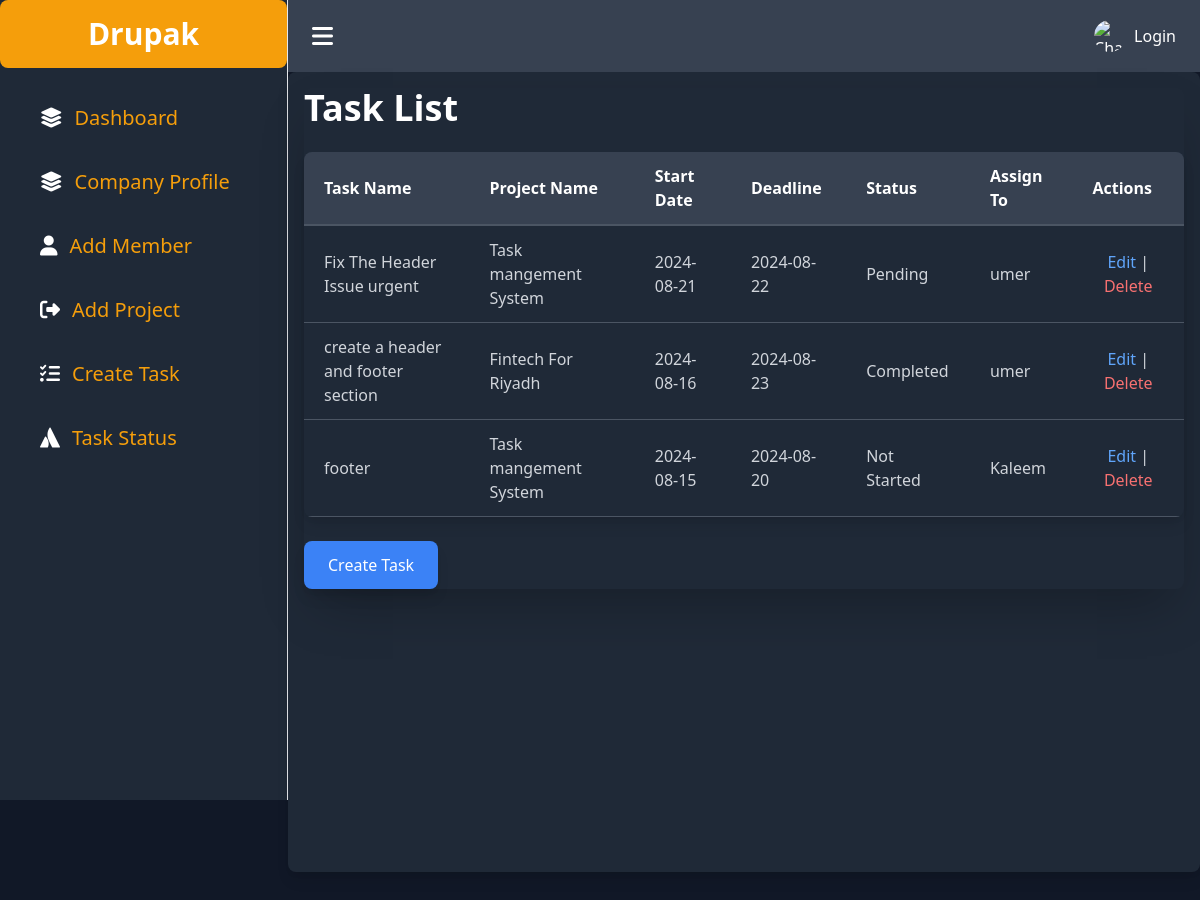
The page /companies.php?page=createtask&comp_id=1 on the database its author committed.
### tables this page shows
CREATE TABLE `company_profile` (
  `com_id` int(100) NOT NULL,
  `com_name` varchar(100) NOT NULL,
  `com_email` varchar(100) NOT NULL,
  `comp_desc` text NOT NULL,
  `contact` bigint(100) NOT NULL,
  `comp_address` varchar(250) NOT NULL,
  `created_on` bigint(250) NOT NULL,
  `uid` int(100) NOT NULL
);

CREATE TABLE `create_task` (
  `cat_task_id` int(100) NOT NULL,
  `task_name` varchar(100) NOT NULL,
  `task_desc` varchar(100) NOT NULL,
  `start_date` date NOT NULL,
  `end_date` date NOT NULL,
  `task_status` varchar(100) NOT NULL,
  `proj_id` int(100) NOT NULL
);

CREATE TABLE `project` (
  `pro_id` int(100) NOT NULL,
  `pro_name` varchar(100) NOT NULL,
  `pro_desc` text NOT NULL,
  `start_date` date NOT NULL,
  `deadLine` date NOT NULL,
  `com_id` int(100) NOT NULL
);

CREATE TABLE `users` (
  `uid` int(100) NOT NULL,
  `uname` varchar(100) NOT NULL,
  `username` varchar(100) NOT NULL,
  `user_email` varchar(100) NOT NULL,
  `password` varchar(100) NOT NULL,
  `status` varchar(50) NOT NULL,
  `created` bigint(250) NOT NULL
);

### createtask.php (the view, shortened to what this page needs)
<?php
include 'include/connect.php';
$comp_id = $_GET['comp_id'];
$tasks = $pdo->prepare("SELECT create_task.task_name, project.pro_name, create_task.start_date, create_task.end_date, create_task.task_status, users.uname, create_task.cat_task_id FROM `assign_task_junc` LEFT JOIN create_task ON create_task.cat_task_id = assign_task_junc.task_id LEFT JOIN project ON project.pro_id = assign_task_junc.proj_id LEFT JOIN users ON users.uid = assign_task_junc.uid");
$tasks->execute();
$allTsk = $tasks->fetchAll(PDO::FETCH_ASSOC);
?>
<!DOCTYPE html>
<html lang="en">
<head>
    <link href="https://cdn.jsdelivr.net/npm/tailwindcss@2.2.19/dist/tailwind.min.css" rel="stylesheet">
</head>
<body class="bg-gray-900 flex items-center justify-center min-h-screen ">
    <div class="flex flex-col w-full max-w-7xl">
        <div class="container mb-8 shadow-2xl rounded-lg  ">
            <h1 class="text-4xl font-bold text-white mb-6 text-start">Task List</h1>
            <table class="min-w-full bg-gray-800 shadow-lg rounded-lg overflow-hidden">
                <thead>
                    <tr>
                        <th class="py-3 px-5 bg-gray-700 border-b-2 border-gray-600 text-white text-left">Task Name</th>
                        <th class="py-3 px-5 bg-gray-700 border-b-2 border-gray-600 text-white text-left">Project Name
                        </th>
                        <th class="py-3 px-5 bg-gray-700 border-b-2 border-gray-600 text-white text-left">Start Date
                        </th>
                        <th class="py-3 px-5 bg-gray-700 border-b-2 border-gray-600 text-white text-left">Deadline</th>
                        <th class="py-3 px-5 bg-gray-700 border-b-2 border-gray-600 text-white text-left">Status</th>
                        <th class="py-3 px-5 bg-gray-700 border-b-2 border-gray-600 text-white text-left">Assign To</th>
                        <th class="py-3 px-5 bg-gray-700 border-b-2 border-gray-600 text-white text-left">Actions</th>
                    </tr>
                </thead>
                <tbody>
                    <?php foreach ($allTsk as $task) { ?>
                    <tr class="hover:bg-gray-700 transition duration-200 ease-in-out">
                        <td class="py-3 px-5 border-b border-gray-600 text-gray-300"><?php echo $task['task_name'] ?>
                        </td>
                        <td class="py-3 px-5 border-b border-gray-600 text-gray-300"><?php echo $task['pro_name'] ?>
                        </td>
                        <td class="py-3 px-5 border-b border-gray-600 text-gray-300"><?php echo $task['start_date'] ?>
                        </td>
                        <td class="py-3 px-5 border-b border-gray-600 text-gray-300"><?php echo $task['end_date'] ?>
                        </td>
                        <td class="py-3 px-5 border-b border-gray-600 text-gray-300"><?php echo $task['task_status'] ?>
                        </td>
                        <td class="py-3 px-5 border-b border-gray-600 text-gray-300"><?php echo $task['uname'] ?></td>
                        <td class="py-3 px-5 border-b border-gray-600 text-gray-300 text-center">
                            <a href="companies.php?page=createtask&comp_id=<?php echo $comp_id; ?>&edit_id=<?php echo $task['cat_task_id']; ?>"
                                class="text-blue-400 hover:text-blue-600 transition duration-200">Edit</a> |
                            <a href="javascript:void(0);" onclick="handleDelete(<?php echo $task['cat_task_id']; ?>);"
                                class="text-red-400 hover:text-red-600 transition duration-200">
                                Delete
                            </a>
                        </td>
                    </tr>
                    <?php } ?>
                </tbody>
            </table>
            <div class="text-start mt-6">
                <button onclick="toggleForm()"
                    class="bg-blue-500 text-white px-6 py-3 rounded-lg shadow-lg hover:bg-blue-600 transition duration-300 ease-in-out transform hover:scale-105">Create
                    Task</button>
            </div>
        </div>
    </div>
</body>
</html>

### companies.php (shortened to what this page needs)
<?php
include 'include/connect.php';
$comp_id = $_GET['comp_id'];
$query = $pdo->prepare("SELECT * FROM `company_profile` WHERE company_profile.com_id = :comp_id");
$params = [
    ':comp_id' => $comp_id
];
$query->execute($params);
$result = $query->fetch(PDO::FETCH_ASSOC);
?>
<!DOCTYPE html>
<html lang="en">
<head>
    <link href="https://cdn.jsdelivr.net/npm/tailwindcss@2.2.19/dist/tailwind.min.css" rel="stylesheet">
    <link rel="stylesheet" href="https://cdnjs.cloudflare.com/ajax/libs/font-awesome/6.6.0/css/all.min.css"
 />
</head>
<body class="bg-gray-900 text-white">
    <div class="flex min-h-screen">
        <aside
            class="flex flex-col text-white w-72 h-screen   overflow-y-auto bg-gray-800 border-r rtl:border-r-0 rtl:border-l dark:bg-gray-900 dark:border-gray-700 transition-all duration-300">
            <a class="text-center py-4 rounded-lg bg-yellow-500"
                href="companies.php?page=com_profile&comp_id=<?php echo $result['com_id'] ?>">
                <span class="text-3xl text-white text-center font-bold"><?php echo $result['com_name'] ?></span>
            </a>
            <div class="flex flex-col justify-between text-white flex-1 mt-6">
                <nav class="flex-1 space-y-3">
                    <li class="px-10 py-3 list-none hover:bg-gray-700">
                        <a class="flex items-center text-yellow-500 text-xl gap-3 hover:text-white"
                            href="companies.php?page=companyDash&comp_id=<?php echo $comp_id; ?>">
                            <i class=" text-white fa-solid fa-layer-group"></i><span class="flex-1"> Dashboard</span>
                        </a>
                    </li>
                    <li class="px-10 py-3 list-none hover:bg-gray-700">
                        <a class="flex items-center text-yellow-500 text-xl gap-3 hover:text-white"
                            href="companies.php?page=com_profile&comp_id=<?php echo $comp_id; ?>">
                            <i class="text-white fa-solid fa-layer-group"></i><span class="flex-1">Company
                                Profile</span>
                        </a>
                    </li>
                    <li class="px-10 py-3  list-none hover:bg-gray-700">
                        <a class="flex items-center text-yellow-500 text-xl gap-3 hover:text-white"
                            href="companies.php?page=register&status=member&comp_id=<?php echo $comp_id; ?>">
                            <i class="text-white fa-solid fa-user"></i> <span class="flex-1">Add Member</span>
                        </a>
                    </li>
                    <li class="px-10 py-3  list-none hover:bg-gray-700">
                        <a class="flex items-center text-yellow-500 text-xl gap-3 hover:text-white"
                            href="companies.php?page=project&status=project&comp_id=<?php echo $comp_id; ?>">
                            <i class="text-white fa-solid fa-right-from-bracket"></i> <span class="flex-1">Add
                                Project</span>
                        </a>
                    </li>
                    <li class="px-10 py-3  list-none hover:bg-gray-700">
                        <a class="flex items-center text-yellow-500 text-xl gap-3 hover:text-white"
                            href="companies.php?page=createtask&comp_id=<?php echo $comp_id; ?>">
                            <i class="text-white fa-solid fa-list-check"></i> <span class="flex-1">Create Task</span>
                        </a>
                    </li>
                    <li class="px-10 py-3  list-none hover:bg-gray-700">
                        <a class="flex items-center text-yellow-500 text-xl gap-3 hover:text-white"
                            href="companies.php?page=task_Status&comp_id=<?php echo $comp_id; ?>">
                            <i class="text-white fa-brands fa-atlassian"></i> <span class="flex-1"> Task Status</span>
                        </a>
                    </li>
                </nav>
            </div>
        </aside>
        <div class="flex-1 ">
            <nav class="bg-gray-700 text-white flex items-center justify-between py-5 px-6">
                <a class="cursor-pointer font-bold text-2xl">
                    <i class="fa-solid fa-bars"></i>
                </a>
                <div class="flex items-center space-x-4">
                    <ul class="flex items-center space-x-4">
                        <li class="relative" x-data="{ open: false }">
                            <a class="flex items-center cursor-pointer hidden sm:flex" @click="open = !open">
                                <img src="https://img.freepik.com/premium-photo/futuristic-robotic-woman-standing-proudly-futuristic-building-science-fiction_1099938-1.jpg?ga=GA1.1.2046820249.1709015459"
                                    class="w-8 h-8 rounded-full mr-2" alt="Charles Hall">
                                <span class="text-dark">
                                    <?php
                                    if (isset($_SESSION['isLogin'])) {
                                        print ucwords($_SESSION['user_name']);
                                    } else {
                                        print "Login";
                                    }
                                    ?></span>
                            </a>
                        </li>
                    </ul>
                </div>
            </nav>
            <div id="projects" class="bg-gray-800 min-h-screen  p-4 rounded-lg shadow-lg mb-8">
                <main class="flex-1 text-white flex items-center justify-center  bg-gray-800">
                    <?php if (isset($_GET['page'])) {
                        include $_GET['page'] . '.php';
                    } else {
                        include 'dashboard.php';
                    } ?>
                </main>
            </div>
        </div>
    </div>
</body>
</html>

### rows shown on the page
company_profile: com_name "Drupak"
create_task: task_name "Fix The Header Issue urgent", project.pro_name "Task mangement System", start_date "2024-08-21", end_date "2024-08-22", task_status "Pending", users.uname "umer"
create_task: task_name "create a header and footer section", project.pro_name "Fintech For Riyadh", start_date "2024-08-16", end_date "2024-08-23", task_status "Completed", users.uname "umer"
create_task: task_name "footer", project.pro_name "Task mangement System", start_date "2024-08-15", end_date "2024-08-20", task_status "Not Started", users.uname "Kaleem"
